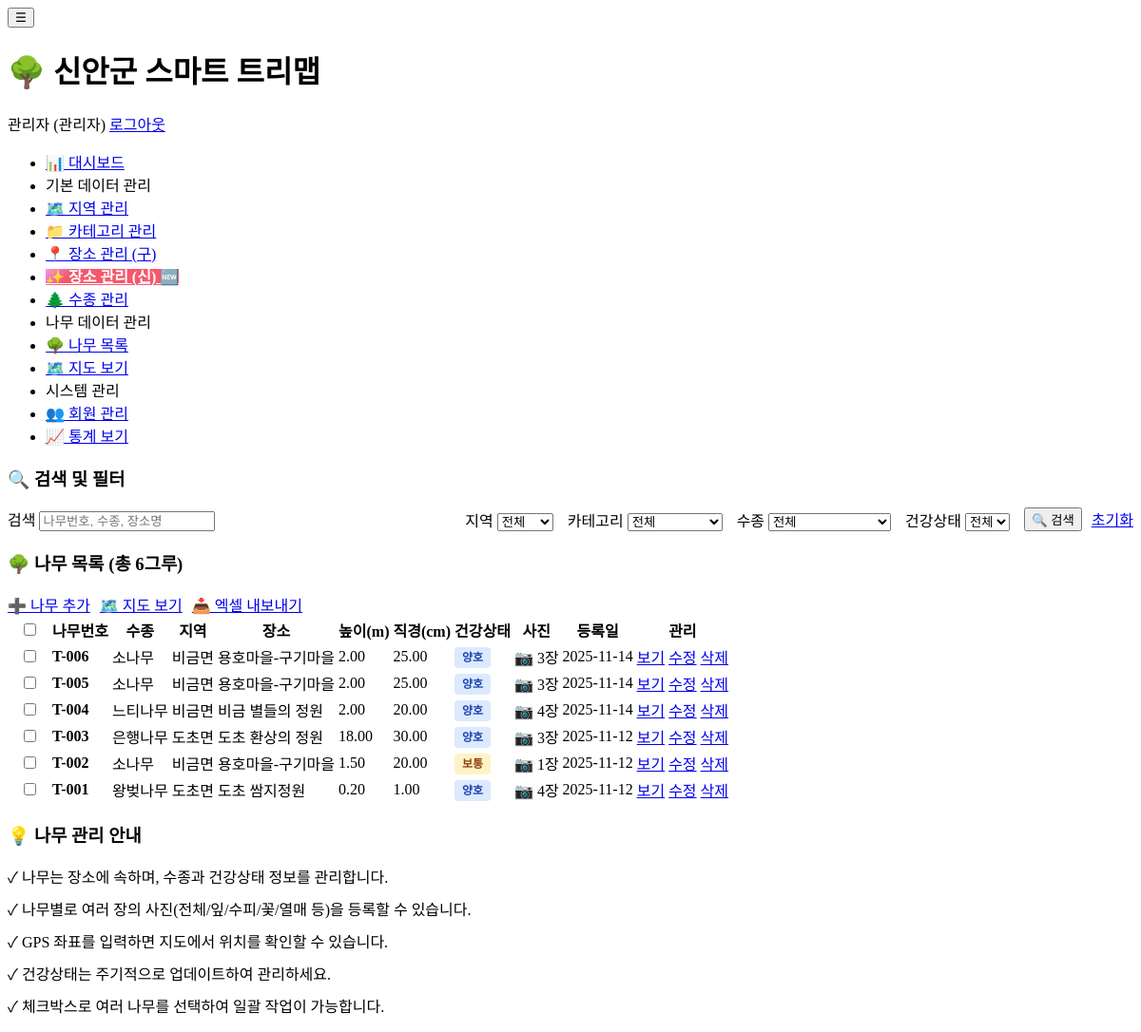
The app's page /admin/trees/list.php (signed in) with its own data.
### tables this page shows
CREATE TABLE `trees` (
  `tree_id` int(11) NOT NULL,
  `region_id` int(11) DEFAULT NULL,
  `category_id` int(11) DEFAULT NULL,
  `location_id` int(11) DEFAULT NULL,
  `species_id` int(11) DEFAULT NULL,
  `tree_number` varchar(50) DEFAULT NULL,
  `planting_date` date DEFAULT NULL,
  `height` decimal(5,2) DEFAULT NULL,
  `diameter` decimal(5,2) DEFAULT NULL,
  `health_status` enum('excellent','good','fair','poor','dead') DEFAULT 'good',
  `latitude` decimal(10,8) DEFAULT NULL,
  `longitude` decimal(11,8) DEFAULT NULL,
  `notes` text DEFAULT NULL,
  `created_by` int(11) DEFAULT NULL,
  `created_at` timestamp NOT NULL DEFAULT current_timestamp(),
  `updated_at` timestamp NOT NULL DEFAULT current_timestamp() ON UPDATE current_timestamp()
);

CREATE TABLE `tree_species_master` (
  `species_id` int(11) NOT NULL,
  `scientific_name` varchar(200) NOT NULL,
  `korean_name` varchar(100) NOT NULL,
  `english_name` varchar(100) DEFAULT NULL,
  `family` varchar(100) DEFAULT NULL COMMENT '����',
  `genus` varchar(100) DEFAULT NULL COMMENT '�Ӹ�',
  `characteristics` text DEFAULT NULL COMMENT 'Ư¡',
  `growth_info` text DEFAULT NULL COMMENT '���� ����',
  `care_guide` text DEFAULT NULL COMMENT '���� ���̵�',
  `thumbnail_url` varchar(500) DEFAULT NULL,
  `created_at` timestamp NOT NULL DEFAULT current_timestamp()
);

CREATE TABLE `regions` (
  `region_id` int(11) NOT NULL,
  `region_name` varchar(100) NOT NULL,
  `region_code` varchar(20) DEFAULT NULL,
  `description` text DEFAULT NULL,
  `created_by` int(11) DEFAULT NULL,
  `created_at` timestamp NOT NULL DEFAULT current_timestamp()
);

CREATE TABLE `locations` (
  `location_id` int(11) NOT NULL,
  `region_id` int(11) DEFAULT NULL,
  `category_id` int(11) DEFAULT NULL,
  `location_name` varchar(200) NOT NULL,
  `address` text DEFAULT NULL,
  `road_name` varchar(200) DEFAULT NULL COMMENT '도로명/노선명 (가로수)',
  `section_start` varchar(200) DEFAULT NULL COMMENT '시점 (가로수)',
  `section_end` varchar(200) DEFAULT NULL COMMENT '종점 (가로수)',
  `location_type` enum('urban_forest','street_tree','living_forest','school','park','other') DEFAULT 'other' COMMENT '장소 유형',
  `latitude` decimal(10,8) DEFAULT NULL,
  `longitude` decimal(11,8) DEFAULT NULL,
  `area` decimal(10,2) DEFAULT NULL COMMENT '넓이(㎡) - 공원, 생활숲 등',
  `length` decimal(10,2) DEFAULT NULL COMMENT '길이(m) - 가로수 등',
  `width` decimal(10,2) DEFAULT NULL COMMENT '폭(m) - 가로수 도로폭 등',
  `establishment_year` int(11) DEFAULT NULL COMMENT '�����⵵',
  `management_agency` varchar(200) DEFAULT NULL COMMENT '�������',
  `manager_name` varchar(100) DEFAULT NULL COMMENT '관리 책임자명',
  `manager_contact` varchar(50) DEFAULT NULL COMMENT '관리 책임자 연락처',
  `video_url` varchar(500) DEFAULT NULL COMMENT '������ �ּ� (��Ʃ��, ���̹�TV ��)',
  `description` text DEFAULT NULL,
  `created_at` timestamp NOT NULL DEFAULT current_timestamp(),
  `updated_at` timestamp NOT NULL DEFAULT current_timestamp() ON UPDATE current_timestamp()
);

### config/config.php (called while the page is built, shortened)
<?php
function isAdmin() {
    return isset($_SESSION['role']) && $_SESSION['role'] === 'admin';
}
?>

### admin/trees/list.php (the view, shortened to what this page needs)
<?php
require_once '../../config/config.php';
$database = new Database();
$db = $database->getConnection();
$search = isset($_GET['search']) ? sanitize($_GET['search']) : '';
$page = isset($_GET['page']) ? (int)$_GET['page'] : 1;
$items_per_page = ITEMS_PER_PAGE;
$offset = ($page - 1) * $items_per_page;
$query = "SELECT t.*,
          r.region_name,
          c.category_name,
          l.location_name,
          s.korean_name as species_name,
          (SELECT COUNT(*) FROM tree_photos WHERE tree_id = t.tree_id) as photo_count,
          u.name as creator_name
          FROM trees t
          LEFT JOIN regions r ON t.region_id = r.region_id
          LEFT JOIN categories c ON t.category_id = c.category_id
          LEFT JOIN locations l ON t.location_id = l.location_id
          LEFT JOIN tree_species_master s ON t.species_id = s.species_id
          LEFT JOIN users u ON t.created_by = u.user_id
          WHERE 1=1";
$query .= " ORDER BY t.created_at DESC LIMIT :limit OFFSET :offset";
$stmt = $db->prepare($query);
$stmt->bindParam(':limit', $items_per_page, PDO::PARAM_INT);
$stmt->bindParam(':offset', $offset, PDO::PARAM_INT);
$stmt->execute();
$trees = $stmt->fetchAll();
$count_query = "SELECT COUNT(*) as total FROM trees t WHERE 1=1";
$count_stmt = $db->prepare($count_query);
$count_stmt->execute();
$total_items = $count_stmt->fetch()['total'];
require_once '../../includes/header.php';
?>
<div class="card">
    <div class="card-header">
        <h3 class="card-title">🔍 검색 및 필터</h3>
    </div>
    <div class="card-body">
        <form method="GET" action="list.php" style="display: flex; flex-wrap: wrap; gap: 15px; align-items: flex-end;">
            <div class="form-group" style="flex: 1; min-width: 200px; margin-bottom: 0;">
                <label for="search">검색</label>
                <input type="text" id="search" name="search" placeholder="나무번호, 수종, 장소명" value="<?php echo htmlspecialchars($search); ?>">
            </div>
            <div class="form-group" style="margin-bottom: 0;">
                <label for="region">지역</label>
                <select id="region" name="region">
                    <option value="0">전체</option>
                </select>
            </div>
            <div class="form-group" style="margin-bottom: 0;">
                <label for="category">카테고리</label>
                <select id="category" name="category">
                    <option value="0">전체</option>
                </select>
            </div>
            <div class="form-group" style="margin-bottom: 0;">
                <label for="species">수종</label>
                <select id="species" name="species">
                    <option value="0">전체</option>
                </select>
            </div>
            <div class="form-group" style="margin-bottom: 0;">
                <label for="health">건강상태</label>
                <select id="health" name="health">
                    <option value="">전체</option>
                </select>
            </div>
            <div style="display: flex; gap: 10px;">
                <button type="submit" class="btn btn-primary">🔍 검색</button>
                <a href="list.php" class="btn btn-secondary">초기화</a>
            </div>
        </form>
    </div>
</div>
<div class="card">
    <div class="card-header">
        <h3 class="card-title">🌳 나무 목록 (총 <?php echo number_format($total_items); ?>그루)</h3>
        <div style="display: flex; gap: 10px;">
            <a href="add.php" class="btn btn-primary">➕ 나무 추가</a>
            <a href="map.php" class="btn btn-success">🗺️ 지도 보기</a>
            <a href="#" class="btn btn-success" onclick="exportToExcel()">📥 엑셀 내보내기</a>
        </div>
    </div>
    <div class="card-body">
        <form method="POST" id="bulk-form">
            <div class="table-wrapper">
                <table>
                    <thead>
                        <tr>
                            <th class="checkbox-col">
                                <input type="checkbox" id="select-all" onchange="toggleSelectAll(this)">
                            </th>
                            <th>나무번호</th>
                            <th>수종</th>
                            <th>지역</th>
                            <th>장소</th>
                            <th>높이(m)</th>
                            <th>직경(cm)</th>
                            <th>건강상태</th>
                            <th>사진</th>
                            <th>등록일</th>
                            <th>관리</th>
                        </tr>
                    </thead>
                    <tbody>
                        <?php if (count($trees) > 0): ?>
                            <?php foreach ($trees as $tree): ?>
                                <tr>
                                    <td class="checkbox-col">
                                        <input type="checkbox" name="selected_trees[]"
                                               value="<?php echo $tree['tree_id']; ?>"
                                               class="tree-checkbox"
                                               onchange="updateBulkActionBar()">
                                    </td>
                                    <td style="font-weight: 600;">
                                        <a href="view.php?id=<?php echo $tree['tree_id']; ?>"
                                           style="color: var(--primary-color); text-decoration: none;">
                                            <?php echo htmlspecialchars($tree['tree_number'] ?: '-'); ?>
                                        </a>
                                    </td>
                                    <td><?php echo htmlspecialchars($tree['species_name'] ?: '-'); ?></td>
                                    <td><?php echo htmlspecialchars($tree['region_name'] ?: '-'); ?></td>
                                    <td style="max-width: 150px; overflow: hidden; text-overflow: ellipsis; white-space: nowrap;">
                                        <?php echo htmlspecialchars($tree['location_name'] ?: '-'); ?>
                                    </td>
                                    <td><?php echo $tree['height'] ? number_format($tree['height'], 2) : '-'; ?></td>
                                    <td><?php echo $tree['diameter'] ? number_format($tree['diameter'], 2) : '-'; ?></td>
                                    <td>
                                        <?php
                                        $health_classes = [
                                            'excellent' => 'health-excellent',
                                            'good' => 'health-good',
                                            'fair' => 'health-fair',
                                            'poor' => 'health-poor',
                                            'dead' => 'health-dead'
                                        ];
                                        $health_labels = [
                                            'excellent' => '최상',
                                            'good' => '양호',
                                            'fair' => '보통',
                                            'poor' => '나쁨',
                                            'dead' => '고사'
                                        ];
                                        $health = $tree['health_status'] ?: 'good';
                                        ?>
                                        <span class="health-badge <?php echo $health_classes[$health]; ?>">
                                            <?php echo $health_labels[$health]; ?>
                                        </span>
                                    </td>
                                    <td>
                                        <?php if ($tree['photo_count'] > 0): ?>
                                            📷 <?php echo $tree['photo_count']; ?>장
                                        <?php else: ?>
                                            -
                                        <?php endif; ?>
                                    </td>
                                    <td><?php echo date('Y-m-d', strtotime($tree['created_at'])); ?></td>
                                    <td>
                                        <a href="view.php?id=<?php echo $tree['tree_id']; ?>" class="btn btn-sm btn-success">보기</a>
                                        <a href="edit.php?id=<?php echo $tree['tree_id']; ?>" class="btn btn-sm btn-secondary">수정</a>
                                        <?php if (isAdmin()): ?>
                                            <a href="?delete=<?php echo $tree['tree_id']; ?>"
                                               class="btn btn-sm btn-danger"
                                               onclick="return confirm('이 나무를 삭제하시겠습니까?\n연결된 모든 사진이 삭제됩니다.');">삭제</a>
                                        <?php endif; ?>
                                    </td>
                                </tr>
                            <?php endforeach; ?>
                        <?php endif; ?>
                    </tbody>
                </table>
            </div>
        </form>
    </div>
</div>
<div class="card">
    <div class="card-header">
        <h3 class="card-title">💡 나무 관리 안내</h3>
    </div>
    <div class="card-body">
        <ul style="list-style: none; padding: 0;">
            <li style="margin-bottom: 10px;">✓ 나무는 장소에 속하며, 수종과 건강상태 정보를 관리합니다.</li>
            <li style="margin-bottom: 10px;">✓ 나무별로 여러 장의 사진(전체/잎/수피/꽃/열매 등)을 등록할 수 있습니다.</li>
            <li style="margin-bottom: 10px;">✓ GPS 좌표를 입력하면 지도에서 위치를 확인할 수 있습니다.</li>
            <li style="margin-bottom: 10px;">✓ 건강상태는 주기적으로 업데이트하여 관리하세요.</li>
            <li style="margin-bottom: 10px;">✓ 체크박스로 여러 나무를 선택하여 일괄 작업이 가능합니다.</li>
        </ul>
    </div>
</div>
<?php require_once '../../includes/footer.php'; ?>

### admin/trees/list.php (style rules this page uses)
.health-badge { padding: 4px 8px; border-radius: 4px; font-size: 12px; font-weight: 600; }
.health-good { background: #dbeafe; color: #1e40af; }
.health-fair { background: #fef3c7; color: #92400e; }
.checkbox-col { width: 40px; text-align: center; }

### records on screen
trees: tree_number "T-006", species.korean_name "소나무", region.region_name "비금면", location.location_name "용호마을-구기마을", height "2.00", diameter "25.00", health_status "양호", photo_count "3", created_at "2025-11-14"
trees: tree_number "T-005", species.korean_name "소나무", region.region_name "비금면", location.location_name "용호마을-구기마을", height "2.00", diameter "25.00", health_status "양호", photo_count "3", created_at "2025-11-14"
trees: tree_number "T-004", species.korean_name "느티나무", region.region_name "비금면", location.location_name "비금 별들의 정원", height "2.00", diameter "20.00", health_status "양호", photo_count "4", created_at "2025-11-14"
trees: tree_number "T-003", species.korean_name "은행나무", region.region_name "도초면", location.location_name "도초 환상의 정원", height "18.00", diameter "30.00", health_status "양호", photo_count "3", created_at "2025-11-12"
trees: tree_number "T-002", species.korean_name "소나무", region.region_name "비금면", location.location_name "용호마을-구기마을", height "1.50", diameter "20.00", health_status "보통", photo_count "1", created_at "2025-11-12"
trees: tree_number "T-001", species.korean_name "왕벚나무", region.region_name "도초면", location.location_name "도초 쌈지정원", height "0.20", diameter "1.00", health_status "양호", photo_count "4", created_at "2025-11-12"

### other values on screen
SITE_NAME "신안군 스마트 트리맵"
$_SESSION['name'] "관리자"
$total_items "6"
